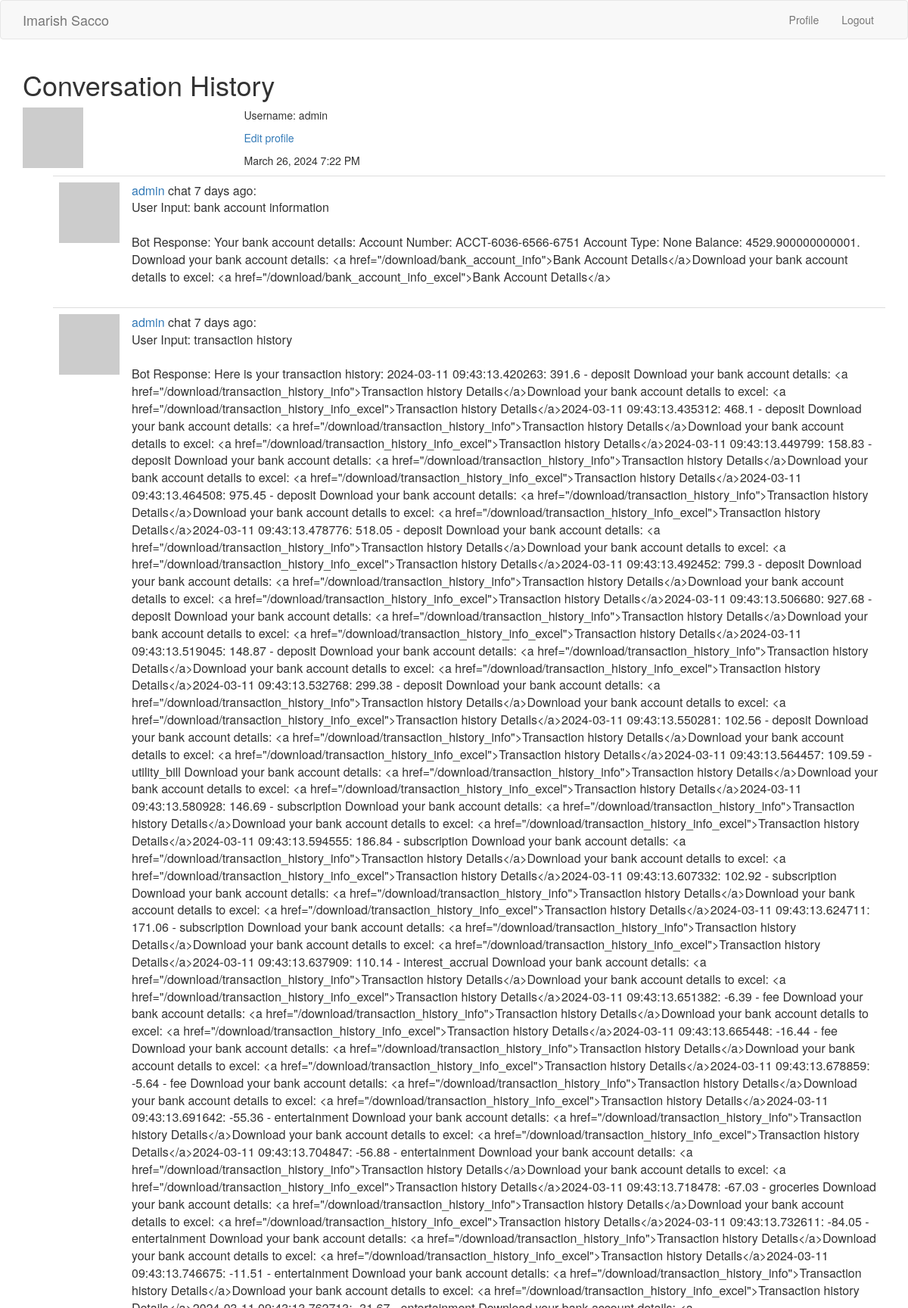
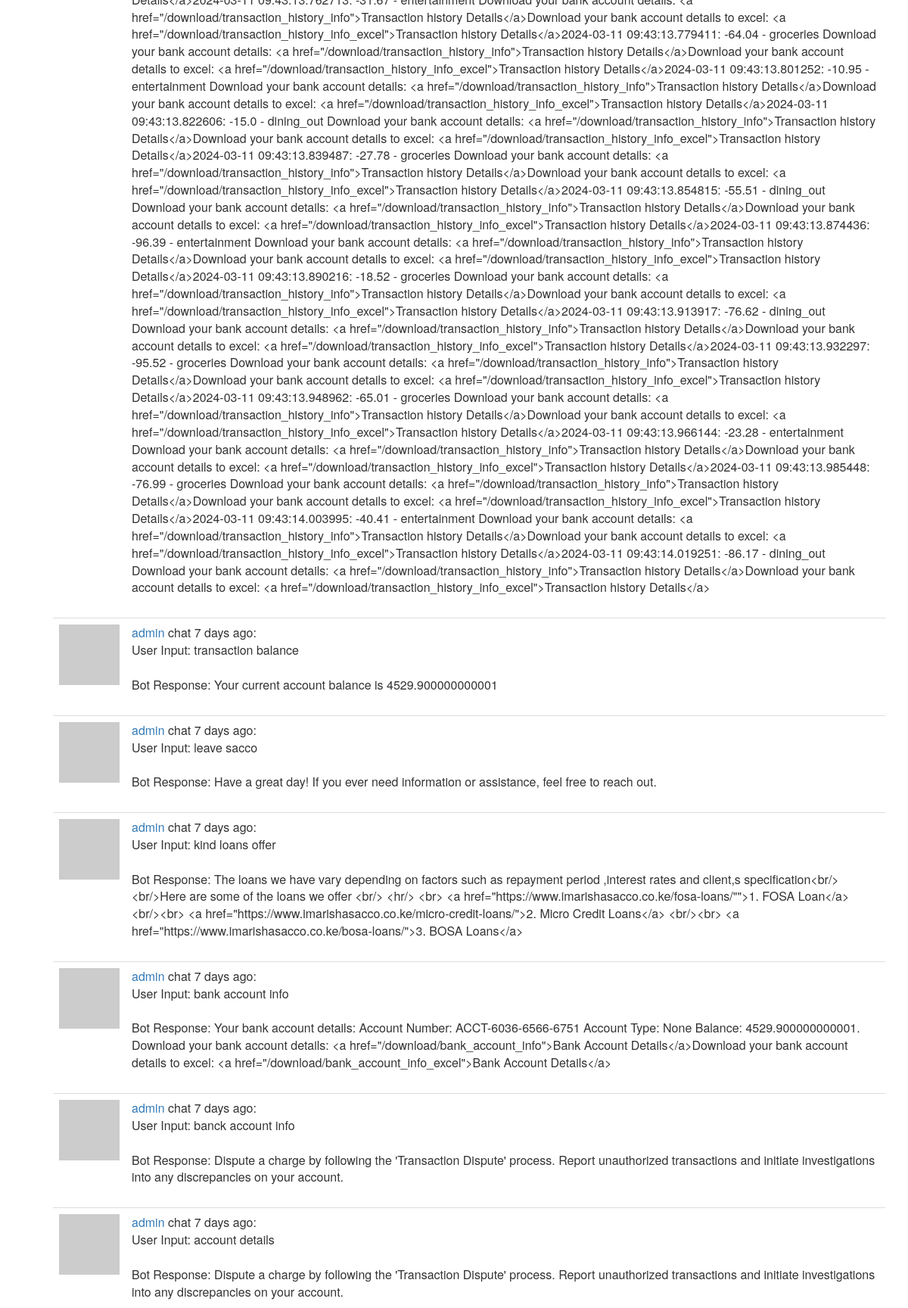
The page /user/admin?page=2 (signed in, upper part) on the database its author committed (2 pictures, top to bottom).
### home/models.py (models this page shows, shortened)
class User(UserMixin, db.Model):
    __tablename__ = 'users'
    id = db.Column(db.Integer, primary_key=True)
    username = db.Column(db.String(64), index=True, unique=True)
    email = db.Column(db.String(64), index=True, unique=True)
    password_hash = db.Column(db.String(128))
    about_me = db.Column(db.String(120))
    last_seen = db.Column(db.DateTime, default=datetime.utcnow)
    conversation = db.relationship('Conversation', backref='author', lazy='dynamic')
    bank_account = db.relationship('BankAccount', uselist=False)
    def avatar(self, size):
        digest = md5(self.email.lower().encode('utf-8')).hexdigest()
        return f'https://www.gravatar.com/avatar/{digest}?d=identicon&s={size}'

class Conversation(db.Model):
    __tablename__ = 'conversation'
    id = db.Column(db.Integer, primary_key=True)
    timestamp = db.Column(db.DateTime, default=datetime.utcnow)
    user_input = db.Column(db.String(1000))
    bot_response = db.Column(db.String(1000))
    user_id = db.Column(db.Integer, db.ForeignKey('users.id'))
    def __repr__(self):
        return f"<Conversation {self.id}>"

### home/routes.py (the view)
@app.route('/user/<username>')
@login_required
def user(username):
    user = User.query.filter_by(username=username).first_or_404()
    page = request.args.get('page', 1, type=int)
    conversation_pagination = user.conversation.order_by(Conversation.timestamp.desc()).paginate(
        page=page, per_page=app.config['CONVERSATIONS_PER_PAGE'], error_out=False)
    conversations = conversation_pagination.items
    print(conversations)
    next_url = url_for('user', username=username, page=conversation_pagination.next_num) \
        if conversation_pagination.has_next else None
    prev_url = url_for('chatbot', username=username, page=conversation_pagination.prev_num) \
        if conversation_pagination.has_prev else None
    return render_template(
        'user.html',
        title='Conversation History',
        username=username,
        user=user,
        next_url=next_url,
        prev_url=prev_url,
        conversations=conversations
    )

### home/routes.py (called while the page is built)
@login.user_loader
def load_user(user_id):
    return User.query.get(int(user_id))

@app.before_request
def before_request():
    if current_user.is_authenticated:
        current_user.last_seen = datetime.utcnow()
        db.session.commit()

### home/session_tracker.py (called while the page is built)
@app.before_request
def before_request():
    if 'user_id' in session:
        session.permanent = True

### home/templates/user.html (shortened to what this page needs)
{% extends 'base.html' %}
{% block app_context %}
<div class="row">
    <div class="col-md-12">
        <h1>{{ title }}</h1>
    </div>
</div>
<div class="row">
    <div class="col-sm-3 text-center">
        <p>
            <img src="{{ user.avatar(70) }}" alt="Avatar" class="img-responsive">
        </p>
    </div>
    <div class="col-sm-9">
        <p>
            Username: {{ user.username }}
        </p>
        {% if user == current_user %}
            <p>
                <a href="{{ url_for('edit_profile') }}">Edit profile</a>
            </p>
        {% endif %}
        <p>
            <span>
                {{ moment(user.last_seen).format('LLL') }}
            </span>
        </p>
    </div>
</div>
<div class="row">
    <div class="col-sm-12">
        <ul>
            {% for conversation in conversations %}
            {% include 'conversation_history.html'%}
            {% endfor %}
        </ul>
    </div>
</div>
{% endblock %}

### home/templates/conversation_history.html
<table class="table table-hover">
    <tr valign='top'>
        <td width='70px'>
            <img src=" {{ conversation.author.avatar(36) }} ">
        </td>
        <td>
            <span class="user_popup">
                <a href="{{ url_for('user', username=conversation.author.username) }}">
                    {{ conversation.author.username }}
                </a>
            </span>
            chat
            <span>
            {{ moment(conversation.timestamp).fromNow() }}:
            </span><br>
            <span style="display:left">
                User Input: {{ conversation.user_input }} <br><br>
            </span>
            <span>
                Bot Response: {{ conversation.bot_response }}
            </span>
        </td>
    </tr>
</table>

### rows shown on the page
User: username "admin", last_seen "March 26, 2024 7:22 PM"
Conversation: author.username "admin", timestamp "7 days ago", user_input "bank account information", bot_response "Your bank account details: Account Number: ACCT-6036-6566-6751 Account Type: None Balance: 4529.900000000001. Download your bank account details: <a href=\"/download/bank_account_info\">Bank Account Details</a>Download your bank account details to excel: <a href=\"/download/bank_account_info_excel\">Bank Account Details</a>"
Conversation: author.username "admin", timestamp "7 days ago", user_input "transaction history", bot_response "Here is your transaction history: 2024-03-11 09:43:13.420263: 391.6 - deposit Download your bank account details: <a href=\"/download/transaction_history_info\">Transaction history Details</a>Download your bank account details to excel: <a href=\"/download/transaction_history_info_excel\">Transaction history Details</a>2024-03-11 09:43:13.435312: 468.1 - deposit Download your bank account details: <a href=\"/download/transaction_history_info\">Transaction history Details</a>Download your bank account details to excel: <a href=\"/download/transaction_history_info_excel\">Transaction history Details</a>2024-03-11 09:43:13.449799: 158.83 - deposit Download your bank account details: <a…"
Conversation: author.username "admin", timestamp "7 days ago", user_input "transaction balance", bot_response "Your current account balance is 4529.900000000001"
Conversation: author.username "admin", timestamp "7 days ago", user_input "leave sacco", bot_response "Have a great day! If you ever need information or assistance, feel free to reach out."
Conversation: author.username "admin", timestamp "7 days ago", user_input "kind loans offer", bot_response "The loans we have vary depending on factors such as repayment period ,interest rates and client,s specification<br/><br/>Here are some of the loans we offer <br/> <hr/> <br> <a href=\"https://www.imarishasacco.co.ke/fosa-loans/\"\">1. FOSA Loan</a> <br/><br> <a href=\"https://www.imarishasacco.co.ke/micro-credit-loans/\">2. Micro Credit Loans</a> <br/><br> <a href=\"https://www.imarishasacco.co.ke/bosa-loans/\">3. BOSA Loans</a>"
Conversation: author.username "admin", timestamp "7 days ago", user_input "bank account info", bot_response "Your bank account details: Account Number: ACCT-6036-6566-6751 Account Type: None Balance: 4529.900000000001. Download your bank account details: <a href=\"/download/bank_account_info\">Bank Account Details</a>Download your bank account details to excel: <a href=\"/download/bank_account_info_excel\">Bank Account Details</a>"
Conversation: author.username "admin", timestamp "7 days ago", user_input "banck account info", bot_response "Dispute a charge by following the 'Transaction Dispute' process. Report unauthorized transactions and initiate investigations into any discrepancies on your account."
Conversation: author.username "admin", timestamp "7 days ago", user_input "account details", bot_response "Dispute a charge by following the 'Transaction Dispute' process. Report unauthorized transactions and initiate investigations into any discrepancies on your account."

### other values the page prints
{{ title }} "Conversation History"
